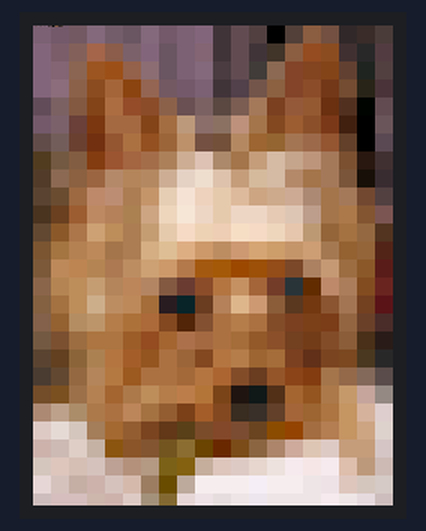
Bench run of a sketch on a simulated Arduino Uno, built with avr-gcc and run on an emulated ATmega328P. On the bench: 240×320 colour display. What the sketch prints to the serial monitor is not drawn.

Above: at 1.8 s.

The sketch:

bmp.ino
```cpp
// IMPORTANT: Adafruit_TFTLCD LIBRARY MUST BE SPECIFICALLY
// CONFIGURED FOR EITHER THE TFT SHIELD OR THE BREAKOUT BOARD.
// SEE RELEVANT COMMENTS IN Adafruit_TFTLCD.h FOR SETUP.

// Modified for SPFD5408 Library by Joao Lopes
// Version 0.9.2 - Rotation for Mega and screen initial

// *** SPFD5408 change -- Begin
#include <SPFD5408_Adafruit_GFX.h>    // Core graphics library
#include <SPFD5408_Adafruit_TFTLCD.h> // Hardware-specific library
#include <SPFD5408_TouchScreen.h>
// *** SPFD5408 change -- End


// The control pins for the LCD can be assigned to any digital or
// analog pins...but we'll use the analog pins as this allows us to
// double up the pins with the touch screen (see the TFT paint example).
#define LCD_CS A3 // Chip Select goes to Analog 3
#define LCD_CD A2 // Command/Data goes to Analog 2
#define LCD_WR A1 // LCD Write goes to Analog 1
#define LCD_RD A0 // LCD Read goes to Analog 0

#define LCD_RESET A4 // Can alternately just connect to Arduino's reset pin

// When using the BREAKOUT BOARD only, use these 8 data lines to the LCD:
// For the Arduino Uno, Duemilanove, Diecimila, etc.:
//   D0 connects to digital pin 8  (Notice these are
//   D1 connects to digital pin 9   NOT in order!)
//   D2 connects to digital pin 2
//   D3 connects to digital pin 3
//   D4 connects to digital pin 4
//   D5 connects to digital pin 5
//   D6 connects to digital pin 6
//   D7 connects to digital pin 7
// For the Arduino Mega, use digital pins 22 through 29
// (on the 2-row header at the end of the board).

// Assign human-readable names to some common 16-bit color values:
#define  BLACK   0x0000
#define BLUE    0x001F
#define RED     0xF800
#define GREEN   0x07E0
#define CYAN    0x07FF
#define MAGENTA 0xF81F
#define YELLOW  0xFFE0
#define WHITE   0xFFFF

Adafruit_TFTLCD tft(LCD_CS, LCD_CD, LCD_WR, LCD_RD, LCD_RESET);
// If using the shield, all control and data lines are fixed, and
// a simpler declaration can optionally be used:
// Adafruit_TFTLCD tft;

// -- Setup

void setup(void) {

  Serial.begin(9600);

  progmemPrintln(PSTR("TFT LCD test"));

#ifdef USE_ADAFRUIT_SHIELD_PINOUT
  progmemPrintln(PSTR("Using Adafruit 2.8\" TFT Arduino Shield Pinout"));
#else
  progmemPrintln(PSTR("Using Adafruit 2.8\" TFT Breakout Board Pinout"));
#endif

  tft.reset();

  // *** SPFD5408 change -- Begin

// Original code commented

//  uint16_t identifier = tft.readID();
//
//  if(identifier == 0x9325) {
//    Serial.println(F("Found ILI9325 LCD driver"));
//  } else if(identifier == 0x9328) {
//    Serial.println(F("Found ILI9328 LCD driver"));
//  } else if(identifier == 0x7575) {
//    Serial.println(F("Found HX8347G LCD driver"));
//  } else if(identifier == 0x9341) {
//    Serial.println(F("Found ILI9341 LCD driver"));
//  } else if(identifier == 0x8357) {
//    Serial.println(F("Found HX8357D LCD driver"));
//  } else {
//    Serial.print(F("Unknown LCD driver chip: "));
//    Serial.println(identifier, HEX);
//    Serial.println(F("If using the Adafruit 2.8\" TFT Arduino shield, the line:"));
//    Serial.println(F("  #define USE_ADAFRUIT_SHIELD_PINOUT"));
//    Serial.println(F("should appear in the library header (Adafruit_TFT.h)."));
//    Serial.println(F("If using the breakout board, it should NOT be #defined!"));
//    Serial.println(F("Also if using the breakout, double-check that all wiring"));
//    Serial.println(F("matches the tutorial."));
//    return;
//  }
//
//  tft.begin(identifier);

  // Code changed to works

  tft.begin(0x9341); // SDFP5408

  tft.setRotation(0); // Need for the Mega, please changed for your choice or rotation initial

  // *** SPFD5408 change -- End

progmemPrint(PSTR("BMP                    "));
  Serial.println(displayBmp());
}

void loop(void) {
 delay(10000);
}

//REPLACE THIS WITH YOUR IMAGE (update width if necessary)
uint16_t bmp[][20] = {
 {0x7b0e,0x72cd,0x72cc,0x834f,0x72ed,0x6aac,0x834f,0x72cd,0x7b0e,0x832f,0x41a7,0x626a,0x5208,0x00,0x5207,0x8ae8,0x7288,0x3145,0x3965,0x49e7},
 {0x832f,0x7aed,0x830b,0xa329,0x8ae9,0x7b0d,0x832f,0x6aac,0x7b0e,0x832e,0x41a7,0x626a,0x41a7,0x41a5,0x8ae8,0x9264,0x8a64,0x4186,0x2945,0x51e8},
 {0x832f,0x832e,0x8b2a,0x9aa4,0x9a83,0x9309,0x8b6e,0x6aac,0x7b0e,0x834f,0x49e8,0x626a,0x41e7,0x8b4a,0x8225,0x8224,0x8223,0x6206,0x2124,0x5208},
 {0x832f,0x8b6f,0x8b09,0x8a64,0xa327,0x8a22,0x932a,0x72cc,0x72cd,0x7b0e,0x41a7,0x5209,0x72a9,0x8b08,0x8225,0x8a65,0x71c3,0x7266,0x2923,0x49a7},
 {0x626b,0x7b0c,0x82c8,0x8223,0xab68,0x9265,0x8a65,0x8b09,0x6a8a,0x7b0c,0x5a48,0x7aea,0xa3cb,0x7a04,0x92c7,0x92c6,0x6982,0x5184,0x20,0x626a},
 {0x72cd,0x7b0d,0x6a07,0x79c2,0xa348,0xa348,0x8223,0xa368,0xbccf,0x8b6d,0x8b8c,0xbc8f,0xa3a9,0x8244,0x9ae6,0x8a85,0x79c3,0x4102,0x00,0x6aab},
 {0x6269,0x72eb,0x6a06,0x7182,0x92a6,0xab88,0x9284,0x9b27,0xbc8d,0x7288,0x7287,0xb44c,0x9b26,0x9326,0xa3aa,0x9b49,0x92a6,0x6205,0x00,0x5a4a},
 {0x51e4,0x72c8,0x82e8,0x81e2,0x9aa6,0xa328,0xa369,0xac0b,0xcd72,0xde16,0xac4d,0xa3a9,0xc4ef,0xd5d4,0xc531,0xbcaf,0xa3cb,0x7a86,0x28c2,0x4186},
 {0x51e5,0x8b4a,0x8b08,0x9b28,0xb44d,0xb42b,0xb44c,0xcd72,0xe698,0xeef9,0xde15,0xc4ef,0xd5d3,0xd5d4,0xb44d,0xa3a9,0xa3cb,0x7aa7,0x1881,0x3966},
 {0x5a26,0x6a66,0x9b48,0xbc4d,0xbc6e,0xabea,0xc4ad,0xe676,0xf71a,0xee97,0xe655,0xddd3,0xcd30,0xcd51,0xcd52,0xac4e,0xa3a9,0xa3cb,0x7246,0x5208},
 {0x49a4,0x6a04,0x9ae6,0xbc4c,0xb40b,0xac0a,0xcd30,0xeeb7,0xf73a,0xeeb8,0xe655,0xeeb8,0xeeb8,0xe656,0xde36,0xbcf1,0xa3a9,0xabc9,0x82a6,0x7aaa},
 {0x6246,0x8ac5,0xaba9,0xcd0e,0xbc6b,0xabea,0xc4ee,0xe655,0xf6d8,0xee96,0xee76,0xf6f8,0xf6d8,0xeeb7,0xe635,0xbcce,0x9327,0xa388,0x9348,0x51a4},
 {0x7aa6,0xa3a8,0xb40a,0xbc4b,0xa3a9,0xabea,0xd570,0xddf2,0xdd70,0xcccd,0xbc6c,0xccce,0xd52e,0xcced,0xc4ad,0xccee,0xa3ca,0x9306,0x9327,0x5123},
 {0x7ac7,0xbc4b,0xbc2a,0xb42a,0xabca,0xbc6c,0xcd0e,0xcccd,0xb3c9,0xa2c2,0xa2c1,0x9a40,0x9a81,0x9263,0x7a45,0xac0c,0xc4ce,0x9b68,0x8ac5,0x58e3},
 {0x8b29,0xb42a,0xbc6b,0xc4ee,0xb42b,0xbc2b,0xb42c,0x82c8,0x69e6,0x8a65,0xb3a8,0xc48c,0xa327,0x71e5,0x29a7,0x6160,0xbc4d,0xabeb,0x8264,0x6924},
 {0x8308,0xa388,0xbc6b,0xcd71,0xbc6c,0xbc4b,0xa367,0x28e4,0x925,0x69e4,0xb40b,0xddb1,0xccce,0x8ae7,0x59c4,0x71c2,0x8aa6,0xa3aa,0x7204,0x58a3},
 {0x8309,0x9306,0xb46c,0xbcad,0xb3e9,0xab87,0xab47,0x8244,0x5121,0x8286,0xab88,0xb3e9,0xab88,0x8265,0x7a04,0x7a03,0x79e3,0x9328,0x6a05,0x4965},
 {0x72c8,0x7a86,0x9b68,0xaba8,0xaba8,0x9ae5,0x9264,0xa326,0xab89,0xa348,0xab88,0xa367,0x92c5,0x8a85,0x7204,0x71e3,0x8265,0x8ae7,0x4983,0x28e3},
 {0x5a26,0x6204,0x8b27,0xac0a,0xb3a8,0xa2e5,0x92a4,0xab88,0x9b27,0x8244,0xb3a8,0xb3e9,0x9b26,0xa367,0x7a04,0x6183,0x7a24,0x7a44,0x49c4,0x2945},
 {0x49e6,0x6246,0x9348,0xb42b,0xb3c8,0x9ac4,0xab88,0xab88,0xa347,0xb3a8,0xab26,0x8265,0x69e4,0x92a5,0x8a23,0x81e2,0xa3a9,0x9349,0x834b,0x5a69},
 {0x7265,0x7a84,0x9b89,0xb40a,0xa326,0xabc9,0xbc6b,0xb3e9,0xbbe9,0xb3a7,0x7a23,0x20a2,0x10c3,0x5183,0xa326,0x92a4,0xabc9,0xc4cd,0xc533,0x9450},
 {0xac4e,0xbd11,0xac6d,0xabc9,0xab88,0xbc2b,0xa388,0x92e6,0x7a03,0xa2e5,0x8244,0x3964,0x3985,0x6205,0xa327,0x9b26,0xaba8,0xc4ac,0xd593,0xde79},
 {0xde58,0xe6da,0xd637,0xa3eb,0xa346,0x92e6,0x7a24,0x61c3,0x5a03,0x7a65,0x8245,0x7a66,0x6a24,0x8a60,0x9220,0xa368,0xb3ea,0xc4ac,0xcd30,0xde99},
 {0xcd95,0xcdd6,0xde78,0xc594,0x8aa2,0x8aa5,0x82a6,0x72a4,0x8b66,0x6a20,0x6940,0x7a63,0x8b28,0xac2d,0xcd53,0xde36,0xde58,0xc4ef,0xc4ef,0xd638},
 {0xd637,0xde37,0xd5f6,0xd617,0xbd12,0xb48f,0xb4d0,0x7b03,0x8302,0xc573,0xde37,0xde58,0xe6b9,0xef1b,0xf75d,0xf73c,0xf75d,0xddf5,0xbccf,0xcdd6},
 {0xe6ba,0xd617,0xc574,0xcd95,0xd617,0xd5d5,0x9bec,0x6a60,0xbd53,0xf77d,0xf77d,0xf77d,0xf77e,0xf77d,0xf77d,0xef3c,0xef1c,0xde37,0xd637,0xd658},
 {0xcdf7,0xd5f7,0xd5f7,0xcdb5,0xcd95,0xde58,0xa48f,0x8346,0xe6ba,0xef1c,0xe6fb,0xef3c,0xef3d,0xef3c,0xef3c,0xef3c,0xf75d,0xef3c,0xe6db,0xcdf7}
};

unsigned long displayBmp() {

  unsigned long start = micros();
  tft.fillScreen(BLACK);

  for (int i=0;i<20;i++) {
    //tft.drawPixel(i,0, bmp[0][i]);
    tft.drawPixel(i,0, bmp[0][i]);
    for(int j=0;j<27;j++) {

      int scale=12;

      for (int m=0;m<scale;m++) {

        for(int n=0;n<scale;n++) {
          tft.drawPixel(i*scale+m,j*scale+n, bmp[j][i]);
        }

      }
    }
  }

  return micros() - start;
}


// Copy string from flash to serial port
// Source string MUST be inside a PSTR() declaration!
void progmemPrint(const char *str) {
  char c;
  while(c = pgm_read_byte(str++)) Serial.print(c);
}

// Same as above, with trailing newline
void progmemPrintln(const char *str) {
  progmemPrint(str);
  Serial.println();
}
```
